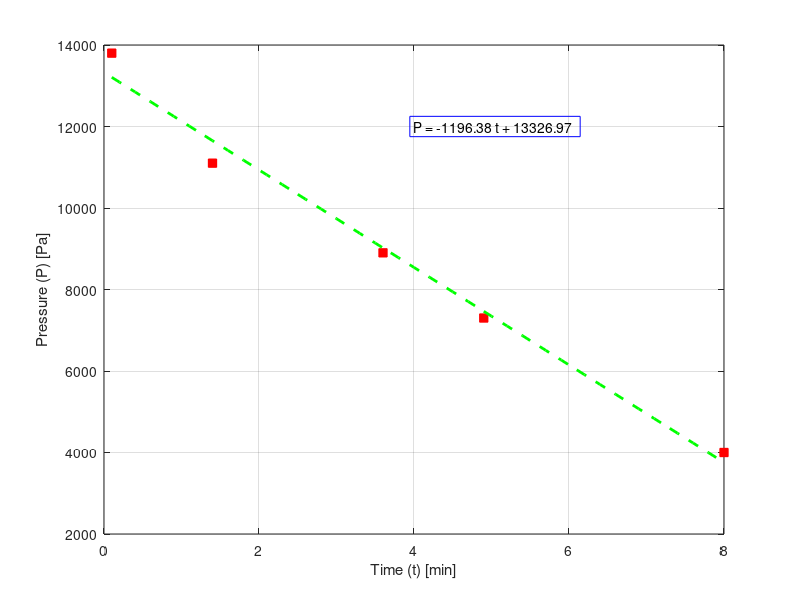

The MATLAB source for this figure:
%{
1. Curve fitting
2. plot the data

1.Find m & b
2.genertae data
3.plot data line
4.Linearize
-
Linear = mx+b
We need vectors for y and x, matlab finds m and b
-
For power model: y bx^m
log10(y)=m*log10(x)+log10(b)
b = 10^log_10*b
-
exponential: y=be^mx
lny= mx + ln(b)
b=e^ln(b)
%}
clc
clear
close all
%Part 1 - Plot data
t = [ 0.1, 1.4, 3.6, 4.9, 8.0 ]; % Time (t) [min]
P = [ 13800, 11100, 8900, 7300, 4000 ]; % Pressure (P) [Pa]
figure('color','w')
plot(t,P, 'red s', 'MarkerFaceColor', 'r')
grid on
%axis( )
xlabel('Time (t) [min]' )
ylabel('Pressure (P) [Pa]' )
%title( )
%legend( ) - not needed

%Part 1 - theoretical part - Linear model
%polyfit(x,y,n) where n is the power of the function
c = polyfit(t,P,1);
m = c(1);
b = c(2); 

x_pf = [0.1:0.1:8.0];
y_pf = m*x_pf + b;

hold on;

plot(x_pf,y_pf, 'g --', 'LineWidth',2);

%Trendline eq: P = -1.197E03*t + 1.3327
%Making the trendline equation string:
TE = sprintf('P = %.2f t + %0.2f ',m,b);

%Printing trendline to plot
text(4,12000,TE,'EdgeColor','b');
